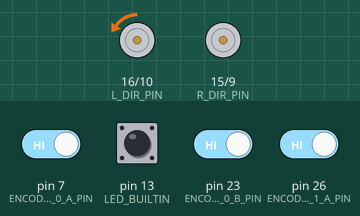
This sketch was run on a simulated Arduino Mega 2560, built with avr-gcc and run on an emulated ATmega2560. Parts: direction and speed pins drawn as motors (green arrow = direction pin HIGH = forward, orange = LOW = backward, longer = more drive). The test bench sets the inputs (shaded band); at power-on: pin 7 (ENCODER_0_A_PIN), pin 13 (LED_BUILTIN), pin 23 (ENCODER_0_B_PIN), pin 26 (ENCODER_1_A_PIN) HIGH. Random numbers use the default seed unless the sketch sets one; what the sketch prints to the serial monitor is not drawn.

Above: at 0.1 s.
Timing chart, 0 to 35.6 s (numbered marks = the images above):
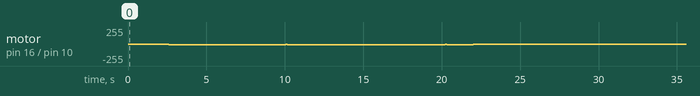

Measured:
- by itself, motor on pin 16 (L_DIR_PIN) / pin 10 (L_PWM_PIN): stopped → backward 7/255 at 0.00 s, → backward 8/255 2.6 s later, → backward 9/255 2.6 s later, → backward 10/255 2.9 s later, … (22 changes in this stretch)

The sketch:

QPID_train.ino
```cpp
// (licence header left out)
#include <EEPROM.h>
#include <ArduinoJson.h>

#include "motors.h"
#include "encoders.h"
#include "pid.h"
#include "qlearning.h"

#define lambda 1 // weight of reward for overshoot and settling time

StaticJsonDocument<200> doc;
double L_PWM = 0; // left motor pwm
double R_PWM = 0; // right motor pwm, not change in this experiment
double cpr = 358.3;  // counts per revolution of the encoder
volatile double speed;  // speed of the left motor
volatile long last_count; // count of the encoder in last interrupt
volatile long delta_count; // the difference count of the encoder between two interrupts
double speed_ref = 20; // target speed
long greedy = 10;   // greedy of ε-greedy policy, starts from 10 and increase to 90.
float max_speed = speed_ref;
unsigned long episode_start_time;
unsigned long episode_timeout = 10 * 1000; // 10 sec

PID_c l_pid(&speed, &L_PWM, &speed_ref, 0.35, 0.001, 0); // left pid controller
Motors_c motors;
void takeStep(double kp, double ki, bool *done, float *r);
void trainRL(int max_episode=3000);


void setup() {
    Serial.begin(9600);
    randomSeed(10);
    motors.initialise();
    delay(1); // wait for 30s to have enough time to prepare for the experiment. 30000
    timerSetUP();
    setupEncoder0();
    setupEncoder1();
    trainRL();
    motors.setMotorPower(0,0); // stop the motor after training
}

void loop() {
}


/**
 * @description: initialize timer3 to generate interrupt every 0.1s.
 * @return {*}
 */
void timerSetUP(){
    noInterrupts();           // disable all interrupts
    TCCR3A = 0;
    TCCR3B = 0;

    TCNT3 = 65536-(int)(16000000/256*0.1);            // preload timer 65536-16MHz/256*0.1s
    TCCR3B |= (1 << CS12);    // 256 prescaler
    TIMSK3 |= (1 << TOIE3);   // enable timer overflow interrupt
    interrupts();             // enable all interrupts
}

/**
 * @description: interrupt service routine for timer3. calculate the speed of motor every 0.1s.
 * @return {*}
 */
ISR(TIMER3_OVF_vect)
{
    TCNT3 = 65536-(int)(16000000/256*0.1);            // preload timer
    delta_count = count_e1-last_count;
    last_count = count_e1;
    speed = 60.0 * delta_count / cpr / 0.1;   // rpm

    // update latest max_speed
    if (speed > max_speed){
        max_speed = speed;
    }
}


/**
 * @description: This function is an operation of agent in one timestep. The agent perform the actions (kp, ki) in the environment. The environment then transfer to next state and give back the reward and done flag.
 * @param {double} kp: the parameter of pid controller.
 * @param {double} ki: the parameter of pid controller.
 * @param {bool *} done: the episode flag. When the episode is complete, the done will set to be true.
 * @param {float *} r: the reward recieved from environment.
 * @return {*}
 */
void takeStep(double kp, double ki, bool *done, float *r){
    // perform actions to the environment
    l_pid.setTunings(kp, ki, 0);
    l_pid.compute();
    motors.setMotorPower(L_PWM, R_PWM);

    // calculate the time elapsed since the start of the episode
    unsigned long episode_elapse = millis() - episode_start_time;

    // calculate reward
    if (episode_elapse < episode_timeout){ // check if the episode has timed out
        *done = false;
        *r = - (float)episode_elapse * 0.01;

        // check if the target speed has been reached in range of 30% * speed_ref
        if (abs(speed - speed_ref) < 0.3 * speed_ref){
            delay(100); // wait for 100 milliseconds and check again
            if(abs(speed - speed_ref) < 0.3 * speed_ref){
                *done = true;
                float overshoot = max_speed - speed_ref; // calculate the overshoot
                *r = 80 - (overshoot +  lambda *(float)episode_elapse * 0.01);
            }
        }
    }
    else{ // timeout
        *done = true;
        *r = - (float)episode_elapse*0.1;
    }
}


/**
 * @description: This function is the training process of RL agent.
 * @param {int} max_episode: the max number of episodes, default 3000.
 * @return {*}
 */
void trainRL(int max_episode=3000){
    QLearning_c rl;
    for(int episode = 1; episode <= max_episode; episode++){
        episode_start_time = millis();
        max_speed = speed_ref; // reset max_speed

        while(1){ // one timestep for each while loop
            float s = speed; // get current state

            // choose action with ε-greedy policy
            long epsilon = random(0, 100);
            double dkp, dki;
            if (epsilon > greedy){
            rl.chooseAction(s, &dkp, &dki); // choose action from Q-table with with probability ε.
            }
            else{ // choose action randomly from action space with probability 1-ε.
            int rand_action_idx = random(0, NA);
            dkp = rl.action_list[rand_action_idx][0];
            dki = rl.action_list[rand_action_idx][1];
            }
            double kp = l_pid.getKp() + dkp;
            double ki = l_pid.getKi() + dki;

            // limit the range of kp and ki
            if(kp > 0.5){kp = 0.5;}
            else if (kp < 0.2){kp = 0.2;}
            if (ki > 0.001){ki = 0.001;}
            else if (ki < 0.00001){ki = 0.00001;}

            float r = 0; // reward
            bool done = false; // check if the episode is done
            takeStep(kp, ki, &done, &r);

            float s_ = speed; // get next state
            rl.learn(s, dkp, dki, s_, r, done); // update q-table.

            // print the log of one timestep in json format.
            doc["episode"] = episode;
            doc["speed"] = s;
            doc["greedy"] = greedy;
            doc["reward"] = r;
            serializeJson(doc, Serial);
            Serial.println();

            if (done){
                break;
            }
        }

        //  write E2PROM, save Q-table per 100 episodes after 300 episodes.
        if(episode > 300 and episode % 100 == 0){
            int addr = 0;
            for (int i = 0; i < NS; i++){
                for (int j = 0; j < NA; j++){
                    EEPROM.put(addr, rl.q_table[i][j]);
                    addr += sizeof(float);
            }
        }
        }
        // taggle LED to show this episode is done.
        digitalWrite(LED_BUILTIN, digitalRead(LED_BUILTIN) ^ 1);

        // increase the probability of choosing random action
        if(episode % 2 == 0){
            greedy++;
            if(greedy>90){
                greedy = 90;
            }
        }

        motors.setMotorPower(0,0); // stop the motor
        l_pid.resetPID(); // reset PID controller

        delay(100);
    }
}
```

encoders.h
```cpp
// (licence header left out)
#ifndef _ENCODERS_H
#define _ENCODERS_H

#define ENCODER_0_A_PIN  7
#define ENCODER_0_B_PIN  23
#define ENCODER_1_A_PIN  26
//#define ENCODER_1_B_PIN Non-standard pin!


// Volatile Global variables used by Encoder ISR.
volatile long count_e0; // used by encoder to count the rotation
volatile byte state_e0;
volatile long count_e1;
volatile byte state_e1;


// This ISR handles just Encoder 0
// ISR to read the Encoder0 Channel A and B pins
// and then look up based on  transition what kind of
// rotation must have occured.
ISR( INT6_vect ) {
  // We know that the ISR is only called when a pin changes.
  // We also know only 1 pin can change at a time.
  // The XOR(AB) signal change from "Channel A" triggers ISR.

  // First, Read in the new state of the encoder pins.
  // Standard pins, so standard read functions.
  boolean e0_B = digitalRead( ENCODER_0_B_PIN ); // normal B state
  boolean e0_A = digitalRead( ENCODER_0_A_PIN ); // XOR(AB)

  // Software XOR (^) logically infers
  // the true value of A given the state of B
  e0_A = e0_A ^ e0_B;

  // Shift our (new) current readings into bit positions
  // 2 and 3 in the state variable (current state)
  // State: (bit3)  (bit2)  (bit1)   (bit0)
  // State:  new B   new A   old B   old A
    state_e0 = state_e0 | ( e0_B  << 3 );
    state_e0 = state_e0 | ( e0_A  << 2 );

    // Handle which transition we have registered.
    // Complete this if statement as necessary.
    // Refer to the labsheet.
    if( state_e0 == 0 ) {
      //Do nothing
    } else if(state_e0 == 1 ) {
      count_e0--;
    } else if(state_e0 == 2 ) {
      count_e0++;
    } else if (state_e0 == 3) {
      //Do nothing
    } else if (state_e0 == 4) {
      count_e0++;
    } else if (state_e0 == 5) {
      //Do nothing
    } else if (state_e0 == 6) {
      //Do nothing
    } else if (state_e0 == 7) {
      count_e0--;
    } else if (state_e0 == 8) {
      count_e0--;
    } else if (state_e0 == 9) {
      //Do nothing
    } else if (state_e0 == 10) {
      //Do nothing
    } else if (state_e0 == 11) {
      count_e0++;
    } else if (state_e0 == 12) {
      //Do nothing
    } else if (state_e0 == 13) {
      count_e0++;
    } else if (state_e0 == 14) {
      count_e0--;
    } else if (state_e0 == 15) {
      //Do nothing
    } // Continue this if statement as necessary.

    // Shift the current readings (bits 3 and 2) down
    // into position 1 and 0 (to become prior readings)
    // This bumps bits 1 and 0 off to the right, "deleting"
    // them for the next ISR call.
    state_e0 = state_e0 >> 2;

}


// This ISR handles just Encoder 1
// ISR to read the Encoder0 Channel A and B pins
// and then look up based on  transition what kind of
// rotation must have occured.
ISR( PCINT0_vect ) {

    // First, Read in the new state of the encoder pins.

    // Mask for a specific pin from the port.
    // Non-standard pin, so we access the register
    // directly.
    // Reading just PINE would give us a number
    // composed of all 8 bits.  We want only bit 2.
    // B00000100 masks out all but bit 2
    // It is more portable to use the PINE2 keyword.
    boolean e1_B = PINE & (1<<PINE2);
    //boolean e1_B = PINE & B00000100;  // Does same as above.

    // Standard read from the other pin.
    boolean e1_A = digitalRead( ENCODER_1_A_PIN ); // 26 the same as A8


    e1_A = e1_A ^ e1_B;

    // Create a bitwise representation of our states
    // We do this by shifting the boolean value up by
    // the appropriate number of bits, as per our table
    // header:
    //
    // State :  (bit3)  (bit2)  (bit1)  (bit0)
    // State :  New A,  New B,  Old A,  Old B.
    state_e1 = state_e1 | ( e1_B  << 3 );
    state_e1 = state_e1 | ( e1_A  << 2 );


    // Handle which transition we have registered.
    // Complete this if statement as necessary.
    // Refer to the labsheet.
    if( state_e1 == 0 ) {
      //Do nothing
    } else if(state_e1 == 1 ) {
      count_e1--;
    } else if(state_e1 == 2 ) {
      count_e1++;
    } else if (state_e1 == 3) {
      //Do nothing
    } else if (state_e1 == 4) {
      count_e1++;
    } else if (state_e1 == 5) {
      //Do nothing
    } else if (state_e1 == 6) {
      //Do nothing
    } else if (state_e1 == 7) {
      count_e1--;
    } else if (state_e1 == 8) {
      count_e1--;
    } else if (state_e1 == 9) {
      //Do nothing
    } else if (state_e1 == 10) {
      //Do nothing
    } else if (state_e1 == 11) {
      count_e1++;
    } else if (state_e1 == 12) {
      //Do nothing
    } else if (state_e1 == 13) {
      count_e1++;
    } else if (state_e1 == 14) {
      count_e1--;
    } else if (state_e1 == 15) {
      //Do nothing
    } // Continue this if statement as necessary.

    // Shift the current readings (bits 3 and 2) down
    // into position 1 and 0 (to become prior readings)
    // This bumps bits 1 and 0 off to the right, "deleting"
    // them for the next ISR call.
    state_e1 = state_e1 >> 2;
}


/*
   This setup routine enables interrupts for
   encoder1.  The interrupt is automatically
   triggered when one of the encoder pin changes.
   This is really convenient!  It means we don't
   have to check the encoder manually.
*/
void setupEncoder0()
{
    count_e0 = 0;

    // Setup pins for right encoder
    pinMode( ENCODER_0_A_PIN, INPUT );
    pinMode( ENCODER_0_B_PIN, INPUT );

    // initialise the recorded state of e0 encoder.
    state_e0 = 0;

    // Get initial state of encoder pins A + B
    boolean e0_A = digitalRead( ENCODER_0_A_PIN );
    boolean e0_B = digitalRead( ENCODER_0_B_PIN );
    e0_A = e0_A ^ e0_B;

    // Shift values into correct place in state.
    // Bits 1 and 0  are prior states.
    state_e0 = state_e0 | ( e0_B << 1 );
    state_e0 = state_e0 | ( e0_A << 0 );


    // Now to set up PE6 as an external interupt (INT6), which means it can
    // have its own dedicated ISR vector INT6_vector

    // Page 90, 11.1.3 External Interrupt Mask Register – EIMSK
    // Disable external interrupts for INT6 first
    // Set INT6 bit low, preserve other bits
    EIMSK = EIMSK & ~(1<<INT6);
    //EIMSK = EIMSK & B1011111; // Same as above.

    // Page 89, 11.1.2 External Interrupt Control Register B – EICRB
    // Used to set up INT6 interrupt
    EICRB |= ( 1 << ISC60 );  // using header file names, push 1 to bit ISC60
    //EICRB |= B00010000; // does same as above

    // Page 90, 11.1.4 External Interrupt Flag Register – EIFR
    // Setting a 1 in bit 6 (INTF6) clears the interrupt flag.
    EIFR |= ( 1 << INTF6 );
    //EIFR |= B01000000;  // same as above

    // Now that we have set INT6 interrupt up, we can enable
    // the interrupt to happen
    // Page 90, 11.1.3 External Interrupt Mask Register – EIMSK
    // Disable external interrupts for INT6 first
    // Set INT6 bit high, preserve other bits
    EIMSK |= ( 1 << INT6 );
    //EIMSK |= B01000000; // Same as above

}

void setupEncoder1()
{

    count_e1 = 0;

    // Setting up left encoder:
    // The Romi board uses the pin PE2 (port E, pin 2) which is
    // very unconventional.  It doesn't have a standard
    // arduino alias (like d6, or a5, for example).
    // We set it up here with direct register access
    // Writing a 0 to a DDR sets as input
    // DDRE = Data Direction Register (Port)E
    // We want pin PE2, which means bit 2 (counting from 0)
    // PE Register bits [ 7  6  5  4  3  2  1  0 ]
    // Binary mask      [ 1  1  1  1  1  0  1  1 ]
    //
    // By performing an & here, the 0 sets low, all 1's preserve
    // any previous state.
    DDRE = DDRE & ~(1<<DDE6);
    //DDRE = DDRE & B11111011; // Same as above.

    // We need to enable the pull up resistor for the pin
    // To do this, once a pin is set to input (as above)
    // You write a 1 to the bit in the output register
    PORTE = PORTE | (1 << PORTE2 );
    //PORTE = PORTE | 0B00000100;

    // Encoder0 uses conventional pin 26
    pinMode( ENCODER_1_A_PIN, INPUT );
    digitalWrite( ENCODER_1_A_PIN, HIGH ); // Encoder 1 xor

    // initialise the recorded state of e1 encoder.
    state_e1 = 0;

    // Get initial state of encoder.
    boolean e1_B = PINE & (1<<PINE2);
    //boolean e1_B = PINE & B00000100;  // Does same as above.

    // Standard read from the other pin.
    boolean e1_A = digitalRead( ENCODER_1_A_PIN ); // 26 the same as A8

    // Some clever electronics combines the
    // signals and this XOR restores the
    // true value.
    e1_A = e1_A ^ e1_B;

    // Shift values into correct place in state.
    // Bits 1 and 0  are prior states.
    state_e1 = state_e1 | ( e1_B << 1 );
    state_e1 = state_e1 | ( e1_A << 0 );

    // Enable pin-change interrupt on A8 (PB4) for encoder0, and disable other
    // pin-change interrupts.
    // Note, this register will normally create an interrupt a change to any pins
    // on the port, but we use PCMSK0 to set it only for PCINT4 which is A8 (PB4)
    // When we set these registers, the compiler will now look for a routine called
    // ISR( PCINT0_vect ) when it detects a change on the pin.  PCINT0 seems like a
    // mismatch to PCINT4, however there is only the one vector servicing a change
    // to all PCINT0->7 pins.
    // See Manual 11.1.5 Pin Change Interrupt Control Register - PCICR

    // Page 91, 11.1.5, Pin Change Interrupt Control Register
    // Disable interrupt first
    PCICR = PCICR & ~( 1 << PCIE0 );
    // PCICR &= B11111110;  // Same as above

    // 11.1.7 Pin Change Mask Register 0 – PCMSK0
    PCMSK0 |= (1 << PCINT4);

    // Page 91, 11.1.6 Pin Change Interrupt Flag Register – PCIFR
    PCIFR |= (1 << PCIF0);  // Clear its interrupt flag by writing a 1.

    // Enable
    PCICR |= (1 << PCIE0);
}

#endif
```

motors.h
```cpp
// (licence header left out)
#ifndef _MOTORS_H
#define _MOTORS_H

#define L_PWM_PIN 10
#define L_DIR_PIN 16
#define R_PWM_PIN 9
#define R_DIR_PIN 15

#define FWD LOW
#define REV HIGH

// Class to operate the motor(s).
class Motors_c {
  public:

    // Constructor, must exist.
    Motors_c() {
    }

    // Use this function to initialise the pins and state of your motor(s).
    void initialise() {
      pinMode(L_PWM_PIN,OUTPUT);
      pinMode(L_DIR_PIN,OUTPUT);
      pinMode(R_PWM_PIN,OUTPUT);
      pinMode(R_DIR_PIN,OUTPUT);

      digitalWrite( L_DIR_PIN, HIGH );
      digitalWrite( R_DIR_PIN, HIGH );

      analogWrite( L_PWM_PIN, LOW );
      analogWrite( R_PWM_PIN, LOW );
    }

    // Write a function to operat your motor(s)
    void setMotorPower( float left_pwm, float right_pwm ) {
      //limit the range of power
      if (abs(left_pwm)>255 || abs(right_pwm)>255) {
        analogWrite( L_PWM_PIN, 255);
        analogWrite( R_PWM_PIN, 0);
      }
      //move forward,positive
      if (left_pwm >= 0) {
        digitalWrite(L_DIR_PIN, LOW);
        analogWrite( L_PWM_PIN, left_pwm);
      }
      if (right_pwm >= 0) {
        digitalWrite(R_DIR_PIN, LOW);
        analogWrite( R_PWM_PIN, right_pwm);
      }
      //move back,nagivate
      if (left_pwm < 0) {
        digitalWrite(L_DIR_PIN, HIGH);
        analogWrite( L_PWM_PIN, -left_pwm);
      }
      if (right_pwm < 0) {
        digitalWrite(R_DIR_PIN, HIGH);
        analogWrite( R_PWM_PIN, -right_pwm);
      }
    }
};


#endif
```

Source omitted: pid.h (3852 bytes), qlearning.h (5908 bytes)
